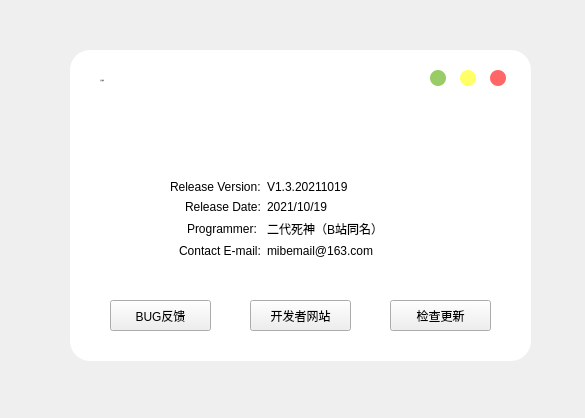
<?xml version="1.0" encoding="UTF-8"?>
<ui version="4.0">
 <class>Form</class>
 <widget class="QWidget" name="Form">
  <property name="geometry">
   <rect>
    <x>0</x>
    <y>0</y>
    <width>585</width>
    <height>418</height>
   </rect>
  </property>
  <property name="windowTitle">
   <string>关于程序</string>
  </property>
  <property name="windowIcon">
   <iconset resource="images_dl.qrc">
    <normaloff>:/Icon/images/bilidownloader.ico</normaloff>:/Icon/images/bilidownloader.ico</iconset>
  </property>
  <property name="styleSheet">
   <string notr="true">*{
	font: 14px &quot;Microsoft YaHei&quot;;
}
/* 主体颜色
.QWidget#centralwidget{
	background-color: rgb(156, 156, 156);
	border-radius:20px;
} */
.QWidget#mainwidget{
	background-color: rgb(255, 255, 255);
	border-radius:20px;
}

/* 编辑框样式 */
QLineEdit{
	border-radius: 15px;
	border: 2px solid rgb(255, 153, 153);
	padding-left: 5px;
	padding-right: 27px;
}
QLineEdit:hover{
	background-color: rgb(255, 238, 238);
}

/* 按钮样式 */
QPushButton[flat=&quot;false&quot;]{
	background-color: rgb(255, 153, 153);
	color: rgb(255, 255, 255);
	border-radius: 15px;
	font: 15px &quot;Microsoft YaHei&quot;;
}
QPushButton:hover{
	background-color: qlineargradient(spread:pad, x1:0, y1:0, x2:1, y2:1, stop:0 rgba(255, 153, 153, 255), stop:1 rgba(255, 136, 136, 255));
}
QPushButton:pressed{
	background-color: qlineargradient(spread:pad, x1:0, y1:0, x2:1, y2:1, stop:0 rgba(190, 115, 115, 255), stop:1 rgba(255, 153, 153, 255));
}
QPushButton#btnclose{
	background-color: rgb(255, 102, 102);
	border-radius:8px;
}
QPushButton#btnclose:pressed{
	background-color: rgb(200, 80, 80);
}
QPushButton#btnmax{
	background-color: rgb(255, 255, 102);
	border-radius:8px;
}
QPushButton#btnmax:pressed{
	background-color: rgb(195, 195, 78);
}
QPushButton#btnmin{
	background-color: rgb(153, 204, 102);
	border-radius:8px;
}
QPushButton#btnmin:pressed{
	background-color: rgb(126, 168, 83);
}

/* 进度条样式 */
QProgressBar{
	border: 2px solid rgb(255, 153, 153);
	height: 10px;
	background-color: rgb(255, 255, 255);
	font: 16px &quot;Microsoft YaHei&quot;;
	border-radius:6px;
	color: rgb(0, 0, 0);
}
QProgressBar::chunk{
	background-color: rgb(255, 204, 153);
	border-radius:6px;
}

/* 选择表样式 */
QListWidget{
	border: 2px solid rgb(255, 153, 153);
	border-radius:15px;
	padding: 5px;
}
QListWidget::item{
	border: 1px dashed rgb(255, 204, 153);
	border-radius: 5px
}
QListWidget::item:hover{
	background-color: rgb(255, 204, 153);
}
QListWidget::item:focus{
	color: rgb(0, 0, 0);
}

/* 选择框样式 */
QComboBox{
	border-radius: 15px;
	border: 2px solid rgb(255, 153, 153);
	padding-left: 5px;
	padding-right: 5px;
}
QComboBox:hover{
	background: rgb(255, 238, 238)
}
QComboBox QAbstractItemView{
	border: 2px solid rgb(255, 153, 153);
	selection-background-color: rgb(255, 204, 153)
}
QComboBox::drop-down {
     subcontrol-origin: padding;
     subcontrol- position :  top  left;
     width :  28px ;
     border: none;
}
QComboBox::down-arrow{
	image: url(:/combo/images/dd.png);
}
QComboBox::down-arrow:hover{
	image: url(:/combo/images/dd1.png);
}
QComboBox::down-arrow:pressed{
	image: url(:/combo/images/dd2.png);
}

/* 文本框样式 */
QPlainTextEdit{
	border-radius: 15px;
	border: 2px solid rgb(255, 153, 153);
	padding: 5px;
}

/* Title Frame样式 */
QFrame#title{
	background-image: url(:/title/images/title.png);
}

/* 分组框样式 */
QGroupBox{
	border: 2px solid rgb(255, 153, 153);
	border-radius: 15px;
	margin-top: 2ex;
}
QGroupBox::title{
	subcontrol-origin: margin;
	subcontrol-position: top center;
	padding: 0 3px;
}

/* 组合框样式 */
/*QCheckBox{}*/
QFrame#title{
	border: none
}</string>
  </property>
  <widget class="QWidget" name="mainwidget" native="true">
   <property name="geometry">
    <rect>
     <x>70</x>
     <y>50</y>
     <width>461</width>
     <height>311</height>
    </rect>
   </property>
   <widget class="QPushButton" name="btnclose">
    <property name="geometry">
     <rect>
      <x>420</x>
      <y>20</y>
      <width>16</width>
      <height>16</height>
     </rect>
    </property>
    <property name="text">
     <string/>
    </property>
    <property name="flat">
     <bool>true</bool>
    </property>
   </widget>
   <widget class="QPushButton" name="btnmin">
    <property name="geometry">
     <rect>
      <x>360</x>
      <y>20</y>
      <width>16</width>
      <height>16</height>
     </rect>
    </property>
    <property name="text">
     <string/>
    </property>
    <property name="flat">
     <bool>true</bool>
    </property>
   </widget>
   <widget class="QPushButton" name="btnmax">
    <property name="geometry">
     <rect>
      <x>390</x>
      <y>20</y>
      <width>16</width>
      <height>16</height>
     </rect>
    </property>
    <property name="text">
     <string/>
    </property>
    <property name="flat">
     <bool>true</bool>
    </property>
   </widget>
   <widget class="QLabel" name="label">
    <property name="geometry">
     <rect>
      <x>30</x>
      <y>10</y>
      <width>111</width>
      <height>41</height>
     </rect>
    </property>
    <property name="font">
     <font>
      <family>微软雅黑</family>
      <pointsize>-1</pointsize>
      <weight>50</weight>
      <italic>false</italic>
      <bold>false</bold>
     </font>
    </property>
    <property name="styleSheet">
     <string notr="true">*{
	font: 18px &quot;微软雅黑&quot;;
}
</string>
    </property>
    <property name="text">
     <string>关于程序</string>
    </property>
   </widget>
   <widget class="QPushButton" name="btn_bugCall">
    <property name="geometry">
     <rect>
      <x>40</x>
      <y>250</y>
      <width>101</width>
      <height>31</height>
     </rect>
    </property>
    <property name="text">
     <string>BUG反馈</string>
    </property>
   </widget>
   <widget class="QPushButton" name="btn_access">
    <property name="geometry">
     <rect>
      <x>180</x>
      <y>250</y>
      <width>101</width>
      <height>31</height>
     </rect>
    </property>
    <property name="text">
     <string>开发者网站</string>
    </property>
   </widget>
   <widget class="QPushButton" name="btn_latest">
    <property name="geometry">
     <rect>
      <x>320</x>
      <y>250</y>
      <width>101</width>
      <height>31</height>
     </rect>
    </property>
    <property name="text">
     <string>检查更新</string>
    </property>
   </widget>
   <widget class="QFrame" name="title">
    <property name="geometry">
     <rect>
      <x>40</x>
      <y>60</y>
      <width>371</width>
      <height>61</height>
     </rect>
    </property>
    <property name="frameShape">
     <enum>QFrame::StyledPanel</enum>
    </property>
    <property name="frameShadow">
     <enum>QFrame::Raised</enum>
    </property>
   </widget>
   <widget class="QWidget" name="formLayoutWidget">
    <property name="geometry">
     <rect>
      <x>100</x>
      <y>130</y>
      <width>273</width>
      <height>103</height>
     </rect>
    </property>
    <layout class="QFormLayout" name="formLayout">
     <property name="sizeConstraint">
      <enum>QLayout::SetDefaultConstraint</enum>
     </property>
     <property name="rowWrapPolicy">
      <enum>QFormLayout::DontWrapRows</enum>
     </property>
     <property name="labelAlignment">
      <set>Qt::AlignRight|Qt::AlignTrailing|Qt::AlignVCenter</set>
     </property>
     <property name="formAlignment">
      <set>Qt::AlignLeading|Qt::AlignLeft|Qt::AlignTop</set>
     </property>
     <item row="0" column="0">
      <widget class="QLabel" name="label_2">
       <property name="text">
        <string>Release Version:</string>
       </property>
      </widget>
     </item>
     <item row="1" column="0">
      <widget class="QLabel" name="label_3">
       <property name="text">
        <string>Release Date:</string>
       </property>
      </widget>
     </item>
     <item row="2" column="0">
      <widget class="QLabel" name="label_4">
       <property name="text">
        <string>Programmer: </string>
       </property>
      </widget>
     </item>
     <item row="0" column="1">
      <widget class="QLabel" name="lab_version">
       <property name="text">
        <string>V1.3.20211019</string>
       </property>
      </widget>
     </item>
     <item row="1" column="1">
      <widget class="QLabel" name="label_6">
       <property name="text">
        <string>2021/10/19</string>
       </property>
      </widget>
     </item>
     <item row="2" column="1">
      <widget class="QLabel" name="label_7">
       <property name="text">
        <string>二代死神（B站同名）</string>
       </property>
      </widget>
     </item>
     <item row="3" column="0">
      <widget class="QLabel" name="label_8">
       <property name="text">
        <string>Contact E-mail:</string>
       </property>
      </widget>
     </item>
     <item row="3" column="1">
      <widget class="QLabel" name="label_9">
       <property name="text">
        <string>mibemail@163.com</string>
       </property>
      </widget>
     </item>
    </layout>
   </widget>
  </widget>
 </widget>
 <resources>
  <include location="images_dl.qrc"/>
 </resources>
 <connections>
  <connection>
   <sender>btnclose</sender>
   <signal>clicked()</signal>
   <receiver>Form</receiver>
   <slot>close()</slot>
   <hints>
    <hint type="sourcelabel">
     <x>447</x>
     <y>47</y>
    </hint>
    <hint type="destinationlabel">
     <x>250</x>
     <y>174</y>
    </hint>
   </hints>
  </connection>
 </connections>
</ui>
